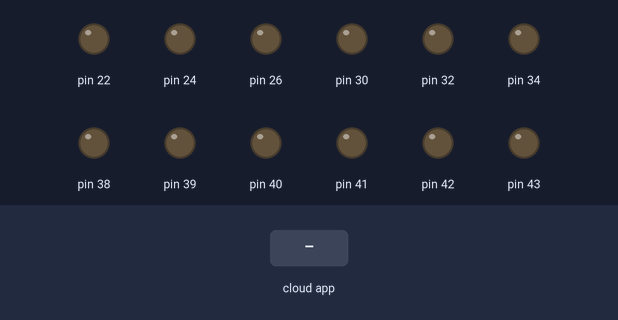
Bench run of a sketch on a simulated Arduino Mega 2560, built with avr-gcc and run on an emulated ATmega2560. Shown: output pins drawn as LEDs (lit = HIGH). The inputs (shaded band) are chosen by the test bench. The ROS host is connected and sends only what is stated.

Above: at 1.2 s.
1.3 s: the phone or cloud app sets number to 0
At 1.6 s:
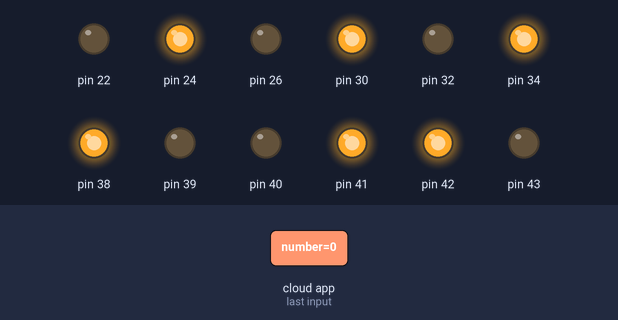
Timing chart, 0 to 4.3 s (numbered marks = the images above; inputs shaded):
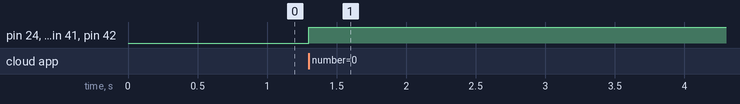

Measured:
- after the input at 1.3 s, pin 24, pin 30, pin 34, pin 38, pin 41, pin 42: LOW → HIGH at once

The sketch:

ledControlRand_ROS.ino
```cpp
#include <ros.h>
#include <std_msgs/Int32.h>

ros::NodeHandle nh;

float var;

void messageCb(const std_msgs::Int32 &msg)
{
  var=msg.data;

  if(var > 2000)
  {
    digitalWrite(22, HIGH);   // blink the led
    digitalWrite(26, HIGH);
    digitalWrite(32, HIGH);
    digitalWrite(40, HIGH);
    digitalWrite(39, HIGH);
    digitalWrite(43, HIGH);
    digitalWrite(24, LOW);
    digitalWrite(30, LOW);
    digitalWrite(34, LOW);
    digitalWrite(38, LOW);
    digitalWrite(42, LOW);
    digitalWrite(41, LOW);

  }
  else
  {
    digitalWrite(22, LOW);   // turn off the led
    digitalWrite(26, LOW);
    digitalWrite(32, LOW);
    digitalWrite(40, LOW);
    digitalWrite(39, LOW);
    digitalWrite(43, LOW);
    digitalWrite(24, HIGH);
    digitalWrite(30, HIGH);
    digitalWrite(34, HIGH);
    digitalWrite(38, HIGH);
    digitalWrite(42, HIGH);
    digitalWrite(41, HIGH);
  }
}

// ros::Subscriber<std_msgs::Int32> sub("/random_number", &messageCb);
ros::Subscriber<std_msgs::Int32> sub("/number", &messageCb);

void setup()
{
  pinMode(22, OUTPUT);
  pinMode(24, OUTPUT);
  pinMode(26, OUTPUT);
  pinMode(30, OUTPUT);
  pinMode(32, OUTPUT);
  pinMode(34, OUTPUT);
  pinMode(38, OUTPUT);
  pinMode(40, OUTPUT);
  pinMode(42, OUTPUT);
  pinMode(39, OUTPUT);
  pinMode(41, OUTPUT);
  pinMode(43, OUTPUT);
  nh.initNode();
  nh.subscribe(sub);
}

void loop()
{
  nh.spinOnce();
  delay(1);
}
```
